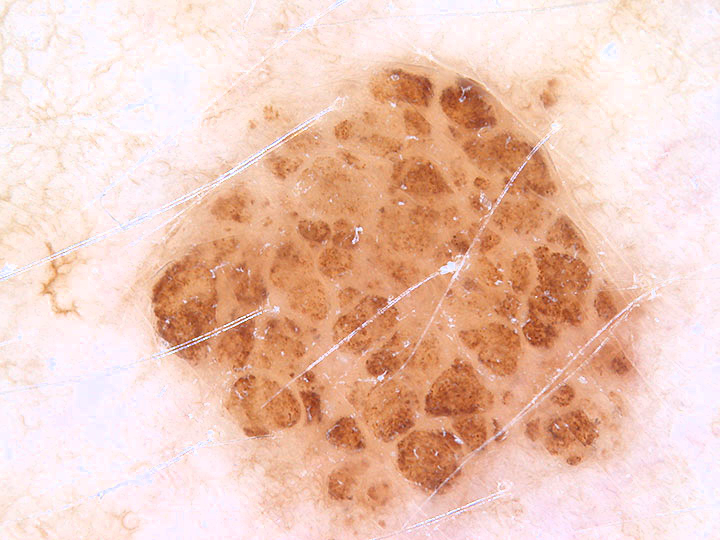
%> input picture images/atypical_nevi_1.tif, 720 x 540 px; its folder holds 4 pictures in this run
$ octave main.m   (GNU Octave 9; MATLAB toolbox functions it lacks are replaced by stand-ins)
%> lines starting %> are read from the running program, lines starting %| are printed output that depends on the picture; in (x1, y1, x2, y2) boxes, pixels count from 0 and x2, y2 are one past the last pixel; in counts of white or black regions, pixels touching at a corner belong together; the program's own positions count from 1
### loadShadAttenuatedImages.m
function [cellName] = loadShadAttenuatedImages(folder,imageFormat)
%> called with folder = 'images', imageFormat = 'tif'

%   Load all images of a folder (which is inside of the current folder) in a cell,
%   each image will be a element of the cell.

%   Ex: images = loadData('images','tif');

    currentDirectory = cd;
    dataDirectory = [currentDirectory ['/' folder] ];
    addpath(dataDirectory);
    cd(dataDirectory);
    files = dir(['*.' imageFormat]);
    numFiles = length(files);
    names = cell(1,numFiles);
    cellName = cell(1,numFiles);
    cd(currentDirectory);
    for k = 1:numFiles
        names{k} = files(k).name;
        img = imread(names{k});
%> img is the input picture: size 540x720x3 uint8; mean R, G, B 237.6, 200.2, 184.3
        processedImg = shadAttenuation(img,30);
        cellName{k} = double(processedImg);
    end;
    rmpath(dataDirectory);
end

### shadAttenuation.m
% INPUT: image RGB MxNx3 (three channels).
% OUTPUT: image RGB MxNx3 (three channels) with shad attenuation.

function [imageOut] = shadAttenuation(imageIn,sizeCorners)
%> called with sizeCorners = 30


    hsvImage = rgb2hsv(double(imageIn));
%> hsvImage: size 540x720x3 double; mean H, S, V 0.3, 0.3, 238.1

%     hChannel = hsvImage(:,:,1); % in [0,1]
%     sChannel = hsvImage(:,:,2); % in [0,1]
    vChannel = hsvImage(:,:,3); % in [0,255]
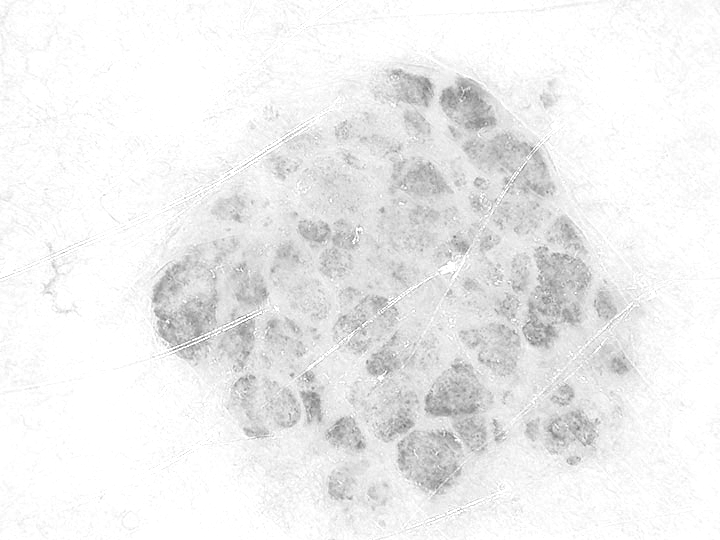
%> vChannel: size 540x720 double; min 102, max 255, mean 238.1

    [rows, columns] = size(vChannel);
%> rows = 540; columns = 720

    mask = zeros(rows,columns);


    mask(1:sizeCorners,1:sizeCorners) = 1;
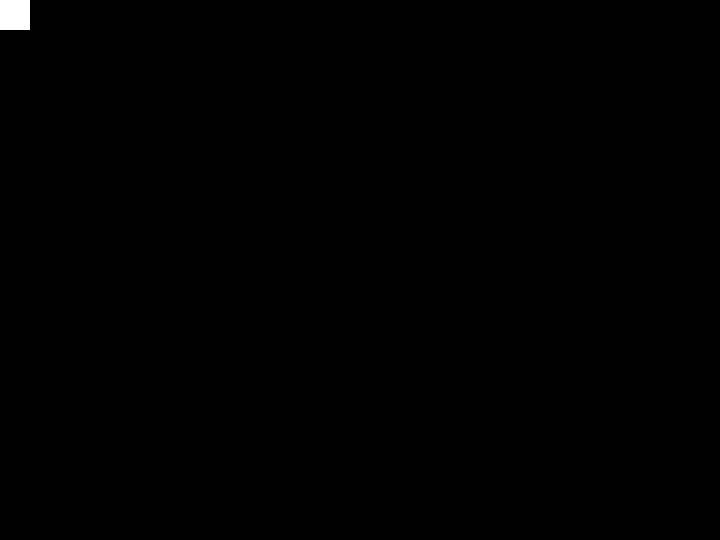
%> mask: size 540x720 double; values 0 (black) and 1 (white), 0.23% white; 1 white region, box (x1, y1, x2, y2) and area: (0, 0, 30, 30) 900
    mask(1:sizeCorners,end-(sizeCorners-1):end) = 1;
    mask(end-(sizeCorners-1):end,1:sizeCorners) = 1;
    mask(end-(sizeCorners-1):end,end-(sizeCorners-1):end) = 1;
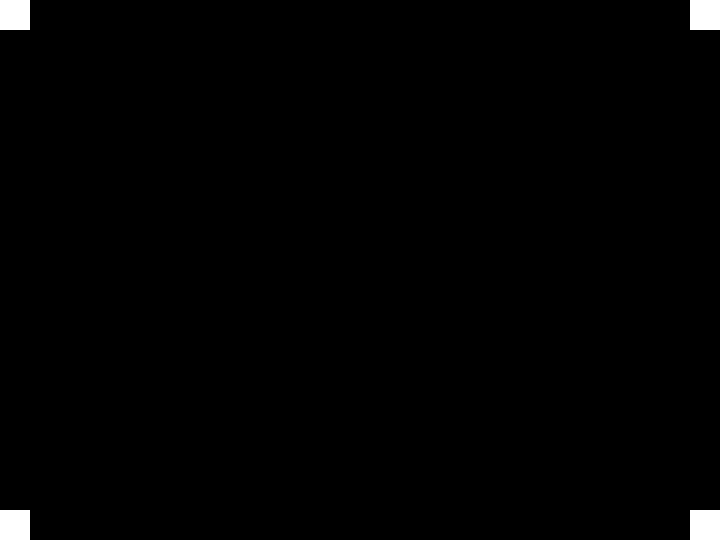
%> mask: size 540x720 double; values 0 (black) and 1 (white), 0.93% white; 4 white regions, box (x1, y1, x2, y2) and area: (0, 0, 30, 30) 900, (690, 0, 720, 30) 900, (0, 510, 30, 540) 900, (690, 510, 720, 540) 900

    k = 1;

    % Transformando o problema em um SELA sobredeterminado:

    for y = 1:rows

        for x = 1:columns

            if mask(y,x) == 1

                A(k,:) = [x^2 y^2 x*y x y 1];
                b(k,:) = vChannel(y,x);
                k = k+1;

            end

        end;

    end;
%> after the loop, b = 3600 values, max 255 at index 1, min 228 at index 787, mean 252; k = 3601

    % Resolvendo por m�nimos quadrados:

    P = A\b;
%> P = [-8.35e-05; -3.3e-05; 3.79e-06; 0.0607; 0.0208; 249.5]

    % C�lculo do modelo:

    for y = 1:rows

        for x = 1:columns

            z(y,x) = P(1)*x^2 + P(2)*y^2 + P(3)*x*y + P(4)*x + P(5)*y + P(6);

        end;

    end;
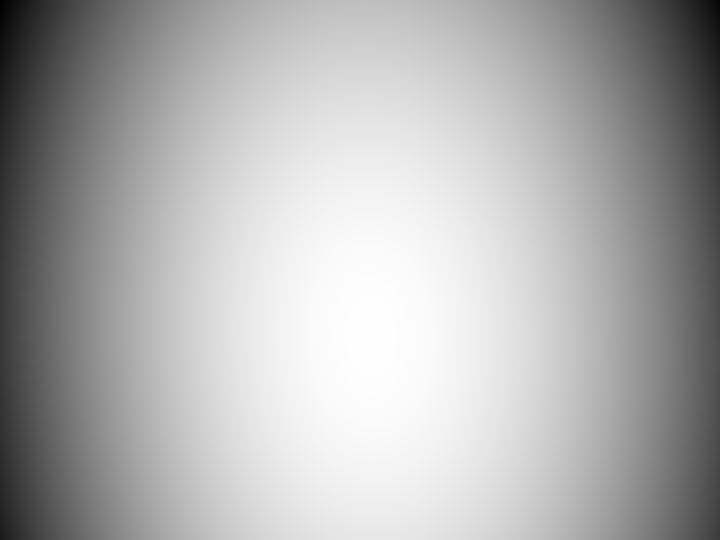
%> z: size 540x720 double; min 249.5, max 264.2, mean 259.7; drawn with min black and max white

    vChannelNew = imageNormalize(vChannel./z);

    hsvImage(:,:,3) = 255*vChannelNew;

    imageOut = imageNormalize(hsv2rgb(hsvImage));

end

### imageNormalize.m
% INPUT: image MxN (one channel).
% OUTPUT: image MxN (one channel) with intensity in [0,1].

function [ imageNormalized ] = imageNormalize( image )

    imageNormalized = (image - min(image(:)))./(max(image(:)) - min(image(:)));
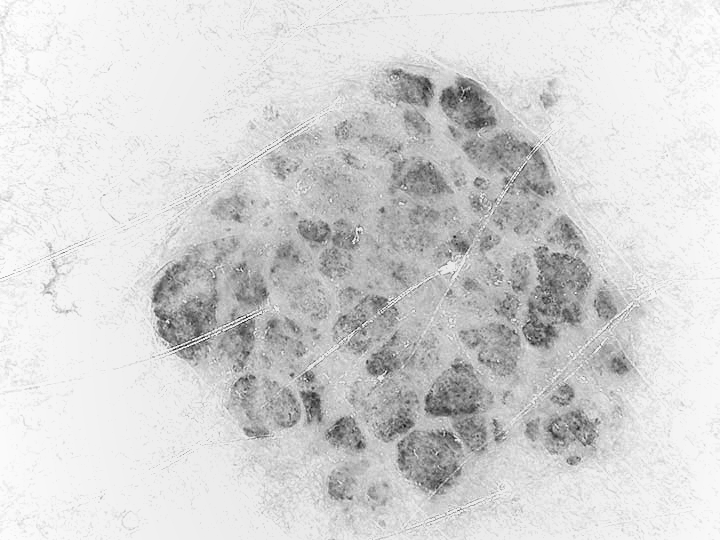
%> imageNormalized: size 540x720 double; min 0, max 1, mean 0.835

end

### evidencesGenerateWindows.m
function [Y,Yt,C,Ct,isTrain] = evidencesGenerateWindows(n,totalBens,totalMals,blockType)

    h = waitbar(0,'Generating the evidences...');

    images = loadShadAttenuatedImages('images','tif');
%> in shadAttenuation, `hsvImage(:,:,3) = 255*vChannelNew;`: hsvImage: size 540x720x3 double; mean H, S, V 0.3, 0.3, 213
%> in imageNormalize (call 2), `imageNormalized = (image - min(image(:)))./(max(image(:)) - min(image(..`:
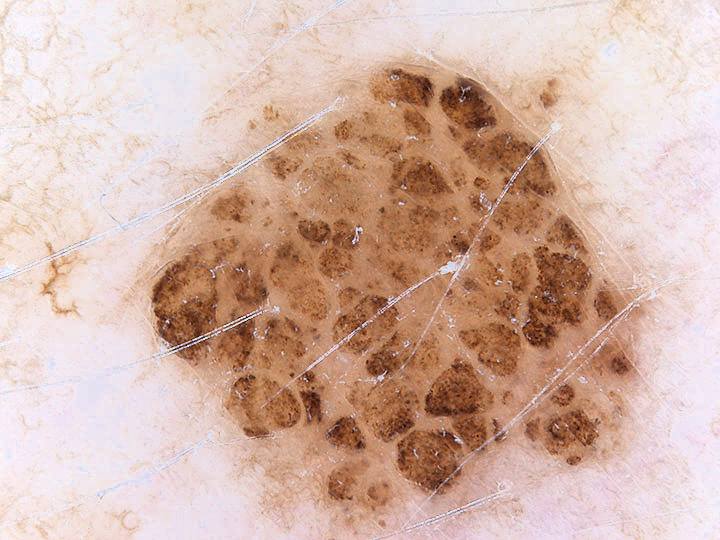
%> imageNormalized: size 540x720x3 double; mean R, G, B 0.834, 0.711, 0.661
%> pass 2 of the loop in loadShadAttenuatedImages, `for k = 1:numFiles`:
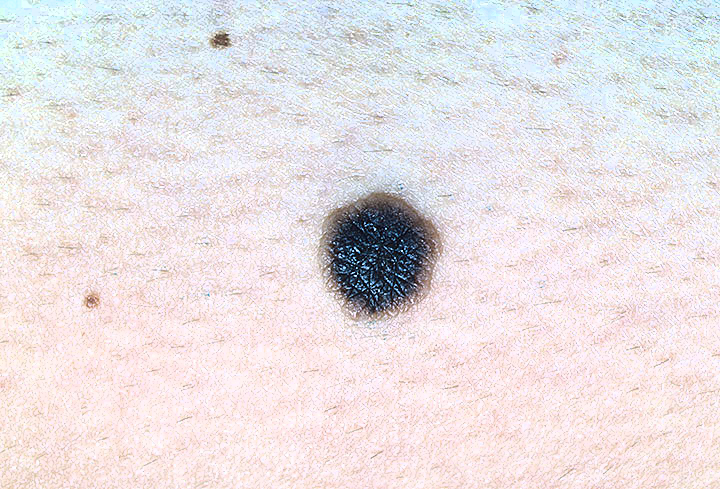
%> input picture images/atypical_nevi_11.tif, 720 x 489 px
%> in loadShadAttenuatedImages, img is the input picture: size 489x720x3 uint8; mean R, G, B 232, 225.3, 227.7
%> vChannel: size 489x720 double
%> in shadAttenuation (call 2), `mask(end-(sizeCorners-1):end,end-(sizeCorners-1):end) = 1;`:
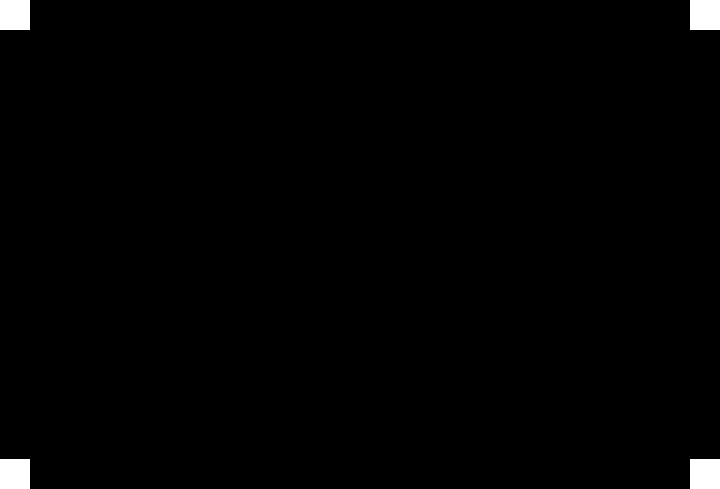
%> mask: size 489x720 double; values 0 (black) and 1 (white), 1% white; 4 white regions, box (x1, y1, x2, y2) and area: (0, 0, 30, 30) 900, (690, 0, 720, 30) 900, (0, 459, 30, 489) 900, (690, 459, 720, 489) 900
%> after the loop in shadAttenuation (call 2), `for y = 1:rows`: b = 3600 values, max 255 at index 1, min 111 at index 1067, mean 244.5
%> P = [8.84e-05; 0.000174; 4.79e-05; -0.0829; -0.0993; 252.9]
%> after the loop in shadAttenuation (call 2), `for y = 1:rows`:
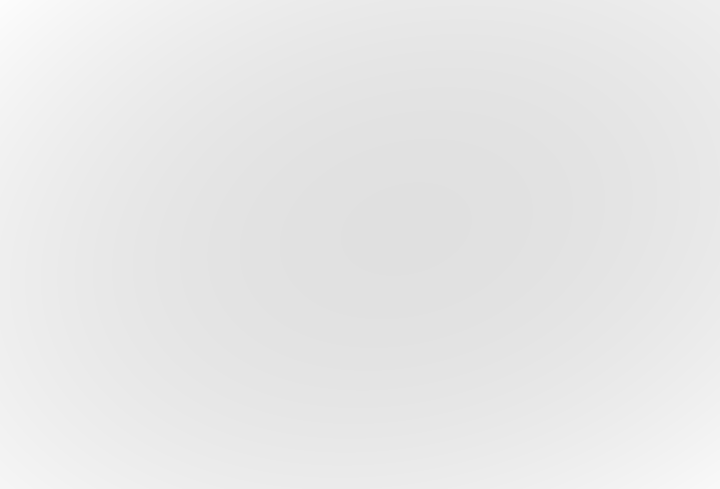
%> z: size 489x720 double; min 224.6, max 252.7, mean 232.1
%> imageNormalized: size 489x720 double
%> imageNormalized: size 489x720x3 double
%> pass 3 of the loop in loadShadAttenuatedImages, `for k = 1:numFiles`:
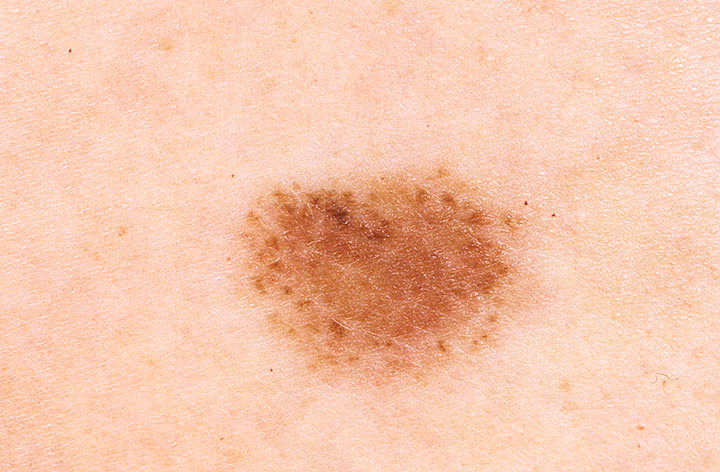
%> input picture images/atypical_nevi_13.tif, 720 x 472 px
%> in loadShadAttenuatedImages, img is the input picture: size 472x720x3 uint8; mean R, G, B 246.2, 198.7, 173.5
%> vChannel: size 472x720 double
%> in shadAttenuation (call 3), `mask(end-(sizeCorners-1):end,end-(sizeCorners-1):end) = 1;`:
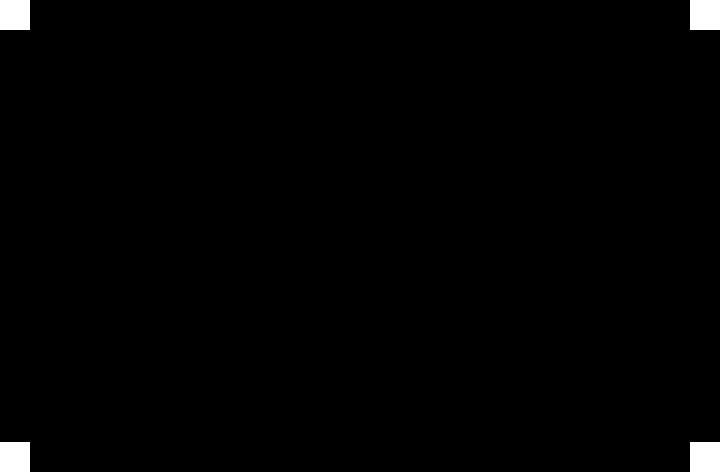
%> mask: size 472x720 double; values 0 (black) and 1 (white), 1.1% white; 4 white regions, box (x1, y1, x2, y2) and area: (0, 0, 30, 30) 900, (690, 0, 720, 30) 900, (0, 442, 30, 472) 900, (690, 442, 720, 472) 900
%> after the loop in shadAttenuation (call 3), `for y = 1:rows`: b = 3600 values, max 255 at index 1, min 228 at index 937, mean 251.3
%> P = [-5.4e-06; -3.15e-05; 7.72e-06; 0.00226; 0.00939; 252.3]
%> imageNormalized: size 472x720 double
%> in imageNormalize (call 6), `imageNormalized = (image - min(image(:)))./(max(image(:)) - min(image(..`:
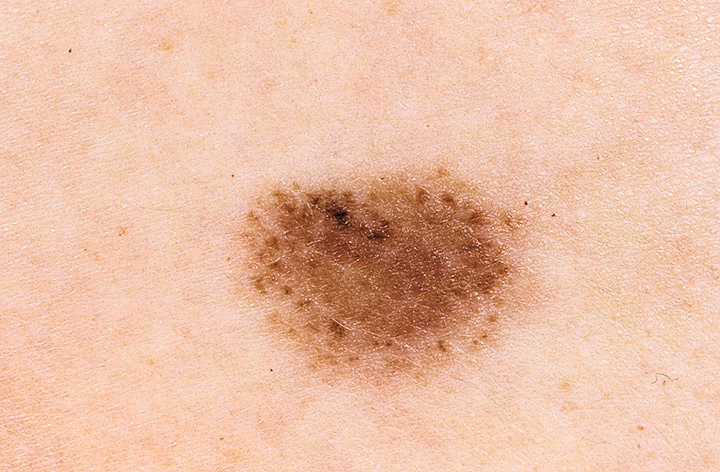
%> imageNormalized: size 472x720x3 double; mean R, G, B 0.925, 0.75, 0.657
%> the loop made 4 passes; the first 3 are shown
    gts = loadImages('gts','tif');

%> the run ends on the next line
    [bensTrain,~] = crossvalind('HoldOut',totalBens,.5);
    [malsTrain,~] = crossvalind('HoldOut',totalMals,.5);
    isTrain = [bensTrain; malsTrain];

    cellY = cell(1,numel(find(isTrain==1)));
    cellC = cell(1,numel(find(isTrain==1)));
    cellYt = cell(1,numel(find(isTrain==0)));
    cellCt = cell(1,numel(find(isTrain==0)));

    for k = 1:totalBens + totalMals

        waitbar(k/(totalBens + totalMals));
        img = images{k};
        gt = gts{k};

        if isTrain(k)

            cellY{k} = img2col(img, n, blockType);
            cellC{k} = img2centers(gt, n, blockType);

        else

            cellYt{k} = img2col(img, n, blockType);
            cellCt{k} = img2centers(gt, n, blockType);

        end;

    end;

    Y = horzcat(cellY{:});
    Yt = horzcat(cellYt{:});
    C = horzcat(cellC{:});
    Ct = horzcat(cellCt{:});

    close(h);

end

### loadImages.m
function [cellName] = loadImages(folder,imageFormat)

%   Load all images of a folder (which is inside of the current folder) in a cell,
%   each image will be a element of the cell.

%   Ex: images = loadData('images','tif');

    currentDirectory = cd;
    dataDirectory = [currentDirectory ['/' folder] ];
    addpath(dataDirectory);
    cd(dataDirectory);
    files = dir(['*.' imageFormat]);
    numFiles = length(files);
    names = cell(1,numFiles);
    cellName = cell(1,numFiles);
    cd(currentDirectory);
    for k = 1:numFiles
        names{k} = files(k).name;
        img = imread(names{k});
        cellName{k} = double(img);
    end;
    rmpath(dataDirectory);
end

### main.m
clear all; close all; clc; tic;
addpath('/home/eliezerflores/Matlab/ompbox10');
addpath('/home/eliezerflores/Matlab/ksvdbox13');

%% Parameters:

evidenceSize = 25; % Divide images in evidenceSize x evidenceSize squares.
totalBens = 40; totalMals = 40;

%% Generate data:

[Y,Yt,C,Ct,isTrain] = evidencesGenerateWindows(evidenceSize,totalBens,totalMals,'distinct');
